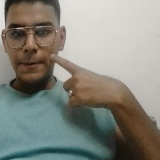
#> input picture dataset/friends/friends_0004.jpg, 160 x 160 px, given in place of the camera
$ python capture_dataset.py
#> lines starting #> are read from the running program, lines starting #| are printed output that depends on the picture; after the words box and inside, x2 and y2 are one past the last pixel; in counts of white or black regions, pixels touching at a corner belong together
import argparse
import cv2
from pathlib import Path
import numpy as np

# Change this list to include all gestures you want to capture
GESTURES = ["hello", "thanks", "yes", "no", "sorry", "stop", "friends"]

class OpenCVHandCropper:
    """Simple skin-color based hand cropper"""
    def __init__(self):
        pass

    def crop_hand(self, frame, img_size=160):
        # Convert to HSV
        hsv = cv2.cvtColor(frame, cv2.COLOR_BGR2HSV)
        # Skin color range
        lower_skin = np.array([0, 20, 70], dtype=np.uint8)
        upper_skin = np.array([20, 255, 255], dtype=np.uint8)
        mask = cv2.inRange(hsv, lower_skin, upper_skin)
        # Morphology
        mask = cv2.dilate(mask, np.ones((3,3), np.uint8), iterations=2)
        # Find contours
        contours, _ = cv2.findContours(mask, cv2.RETR_EXTERNAL, cv2.CHAIN_APPROX_SIMPLE)
        if len(contours) == 0:
            return None
        # Largest contour
        c = max(contours, key=cv2.contourArea)
        x, y, w, h = cv2.boundingRect(c)
        crop = frame[y:y+h, x:x+w]
        if crop.size == 0:
            return None
        crop = cv2.resize(crop, (img_size, img_size))
        return crop

def main(out_dir='dataset', img_size=160):
#> called with out_dir = 'dataset', img_size = 160
    out_dir = Path(out_dir)
    for label in GESTURES:
        (out_dir / label).mkdir(parents=True, exist_ok=True)

    cap = cv2.VideoCapture(0)
    if not cap.isOpened():
        print("Cannot open webcam")
        return

    current_label_idx = 0
    counts = {label: len(list((out_dir / label).glob('*.jpg'))) for label in GESTURES}
    print("Starting capture. Press keys 1-{} to change gesture. C: capture, Q: quit.".format(len(GESTURES)))

    while True:
        ret, frame = cap.read()
#> frame is the input picture: shape (160, 160, 3); mean B, G, R 126.8, 135.7, 135.6
        if not ret:
            break
        frame = cv2.flip(frame, 1)
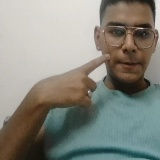
#> frame: shape (160, 160, 3); mean B, G, R 126.8, 135.7, 135.6
        display = frame.copy()

        cropper = OpenCVHandCropper()
        hand_crop = cropper.crop_hand(frame, img_size=img_size)
#> in crop_hand, `hsv = cv2.cvtColor(frame, cv2.COLOR_BGR2HSV)`: hsv: shape (160, 160, 3); mean H, S, V 37.5, 58.4, 144.1
#> in crop_hand, `mask = cv2.inRange(hsv, lower_skin, upper_skin)`:
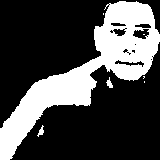
#> mask: shape (160, 160); 28.2% white; 7 white regions (4 under 20 px), largest, box (x1, y1, x2, y2) and area: (0, 1, 160, 160) 7142, (106, 77, 113, 88) 39, (37, 125, 44, 137) 38
#> in crop_hand, `mask = cv2.dilate(mask, np.ones((3,3), np.uint8), iterations=2)`:
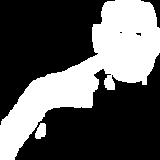
#> mask: shape (160, 160); 35.7% white; 2 white regions
#> in crop_hand, `contours, _ = cv2.findContours(mask, cv2.RETR_EXTERNAL, cv2.CHAIN_APPR..`: contours = 2 contours; box (x1, y1, x2, y2) and area: (0, 0, 160, 160) 8714, (35, 123, 46, 139) 112
#> in crop_hand, `c = max(contours, key=cv2.contourArea)`: c = contour of 253 points, box (x1, y1, x2, y2) (0, 0, 160, 160), area 8714
#> in crop_hand, `x, y, w, h = cv2.boundingRect(c)`: x = 0; w = 160

        label = GESTURES[current_label_idx]
        cv2.putText(display, f"Gesture: {label} (1-{len(GESTURES)} to change)", (10,30),
                    cv2.FONT_HERSHEY_SIMPLEX, 1, (0,0,0), 2)
        cv2.putText(display, "C: capture | Q: quit", (10,60),
                    cv2.FONT_HERSHEY_SIMPLEX, 0.7, (0,0,0), 2)
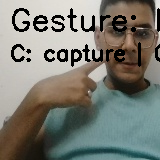
#> display: shape (160, 160, 3); mean B, G, R 114.8, 123, 122.4

        if hand_crop is not None:
            # show crop in top-right corner
            h, w = display.shape[:2]
#> h = 160; w = 160
            crop_h = int(h * 0.4)
#> crop_h = 64
            crop_vis = cv2.resize(hand_crop, (crop_h, crop_h))
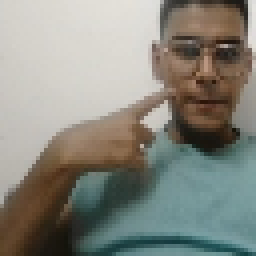
#> crop_vis: shape (64, 64, 3) (shown 4 times larger); mean B, G, R 126.8, 135.7, 135.6
            display[10:10+crop_h, w-10-crop_h:w-10] = crop_vis
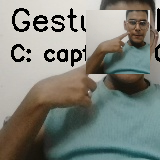
#> display: shape (160, 160, 3); 16% of pixels changed, all inside (x1, y1, x2, y2) = (86, 10, 150, 74)

        cv2.imshow("Dataset Capture", display)

        key = cv2.waitKey(1) & 0xFF
#> (key q is pressed here)
        if key == ord('q'):
            break
        elif key in [ord(str(i)) for i in range(1, len(GESTURES)+1)]:
            current_label_idx = int(chr(key)) - 1
        elif key == ord('c'):
            if hand_crop is None:
                print("No hand detected. Move hand into view.")
                continue
            label_dir = out_dir / label
            next_idx = len(list(label_dir.glob("*.jpg"))) + 1
            filename = label_dir / f"{label}_{next_idx:04d}.jpg"
            cv2.imwrite(str(filename), hand_crop)
            print("Saved", filename)

    cap.release()
    cv2.destroyAllWindows()

if __name__ == '__main__':
    parser = argparse.ArgumentParser()
    parser.add_argument('--out_dir', default='dataset')
    parser.add_argument('--img_size', type=int, default=160)
    args = parser.parse_args()
    main(out_dir=args.out_dir, img_size=args.img_size)
